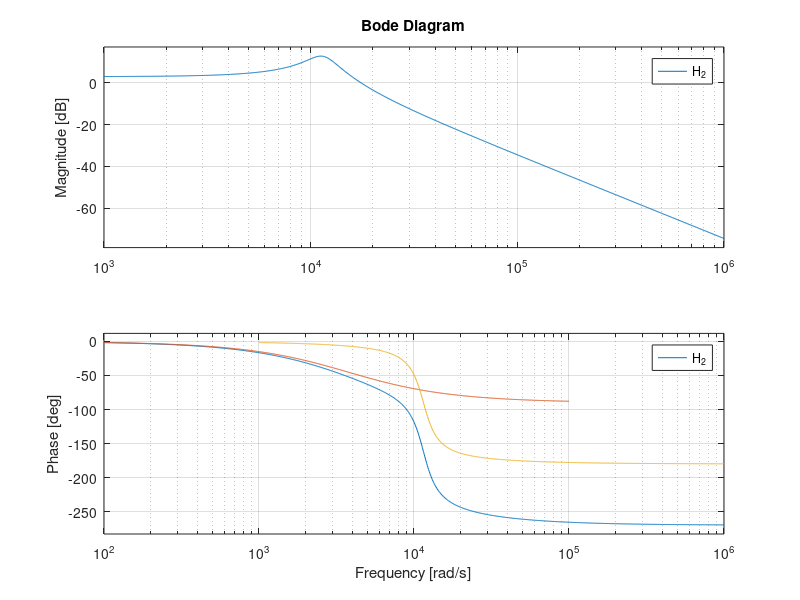
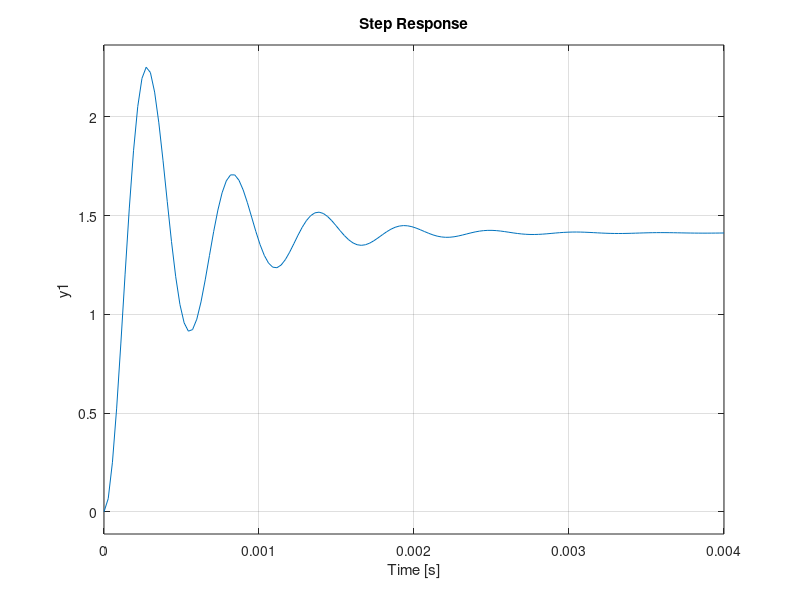
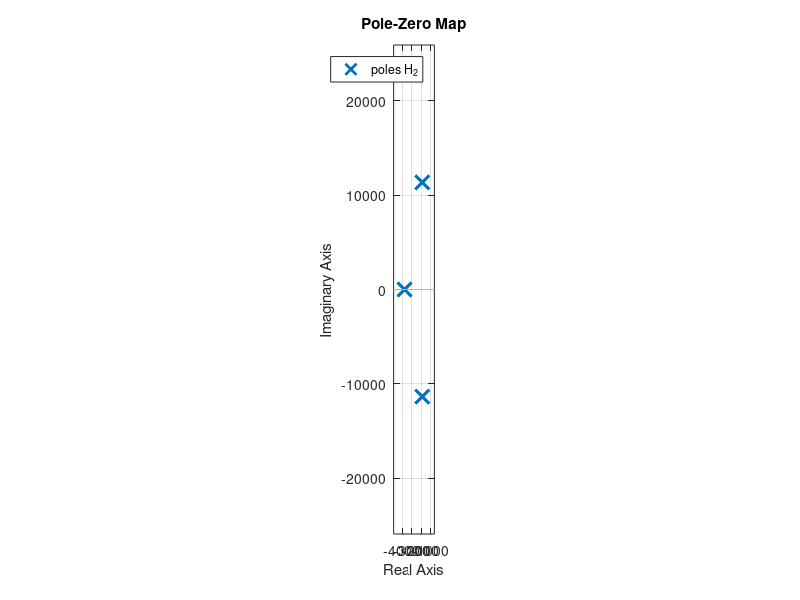

The MATLAB script that drew these images, in order:
%Stijn Van Dessel
%Ontwerp Butterworth filter
%Specificaties
fc = 2000; %hz
fs = 6200; %hz
K  = 3;    %3dB
K   = 10^(K/20);    % dec
As = 40;   %db
Ap = 3;    %db

[n,Wn] = cheb1ord(fc*2*pi,fs*2*pi,Ap,As,'s')
fn = Wn/(2*pi)

[T,N] = cheby1(n,Ap,Wn,'s')

filter = tf(T,N)
filter = K*filter

figure(1);
bode(filter);
figure(2);
step(filter);
figure(3);
pzmap(filter);
axis equal  %punten liggen nu mooi op een cirkel

trappen = zpk(filter)
[z, p, k] = zpkdata(trappen, 'v')

[wn, zeta] = damp(filter)

zeta_1ste_orde  = zeta(1)
zeta_2de_orde = zeta(2)

wn_1ste_orde  = wn(1)
wn_2de_orde = wn(2)

q_1ste_orde  = 1/(2*zeta_1ste_orde)
q_2de_orde = 1/(2*zeta_2de_orde)

% Bode Diagram
%      s^2     s^1        s^0
H_N_1 = 1                           % numerator
H_D_1 = [(1/wn_1ste_orde) 1]        % denomerator

%      s^2     s^1        s^0
H_N_2 = K*[0 0 1]                                                           % numerator
H_D_2 = [(1/wn_2de_orde)^2 ((1/q_2de_orde)*(1/wn_2de_orde)) 1]        % denomerator

H_1 = tf(H_N_1,H_D_1)
H_2 = tf(H_N_2,H_D_2)

figure(1)
hold on;
bode(H_1);
bode(H_2);
figure(2)
hold on;
step(H_1);
step(H_2);
figure(3)
hold on;
pzmap(H_1);
pzmap(H_2);